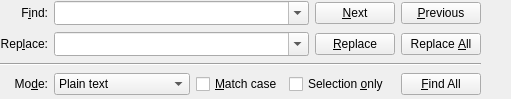
<?xml version="1.0" encoding="UTF-8"?>
<ui version="4.0">
 <author>Sebastian Pipping</author>
 <class>PowerSearchBar</class>
 <widget class="QWidget" name="PowerSearchBar">
  <property name="geometry">
   <rect>
    <x>0</x>
    <y>0</y>
    <width>100</width>
    <height>99</height>
   </rect>
  </property>
  <property name="sizePolicy">
   <sizepolicy hsizetype="Expanding" vsizetype="Minimum">
    <horstretch>0</horstretch>
    <verstretch>0</verstretch>
   </sizepolicy>
  </property>
  <layout class="QHBoxLayout" name="horizontalLayout_2">
   <property name="margin">
    <number>0</number>
   </property>
   <item>
    <layout class="QGridLayout" name="gridLayout">
     <property name="margin">
      <number>0</number>
     </property>
     <item row="0" column="0">
      <widget class="QLabel" name="label">
       <property name="text">
        <string>F&amp;ind:</string>
       </property>
       <property name="alignment">
        <set>Qt::AlignRight|Qt::AlignTrailing|Qt::AlignVCenter</set>
       </property>
       <property name="buddy">
        <cstring>pattern</cstring>
       </property>
      </widget>
     </item>
     <item row="0" column="1">
      <widget class="KComboBox" name="pattern">
       <property name="sizePolicy">
        <sizepolicy hsizetype="Expanding" vsizetype="Fixed">
         <horstretch>0</horstretch>
         <verstretch>0</verstretch>
        </sizepolicy>
       </property>
       <property name="focusPolicy">
        <enum>Qt::StrongFocus</enum>
       </property>
       <property name="toolTip">
        <string>Text to search for</string>
       </property>
       <property name="editable">
        <bool>true</bool>
       </property>
       <property name="sizeAdjustPolicy">
        <enum>QComboBox::AdjustToMinimumContentsLengthWithIcon</enum>
       </property>
      </widget>
     </item>
     <item row="0" column="2">
      <widget class="QPushButton" name="findNext">
       <property name="toolTip">
        <string>Jump to next match</string>
       </property>
       <property name="text">
        <string>&amp;Next</string>
       </property>
      </widget>
     </item>
     <item row="0" column="3">
      <widget class="QPushButton" name="findPrev">
       <property name="toolTip">
        <string>Jump to previous match</string>
       </property>
       <property name="text">
        <string>&amp;Previous</string>
       </property>
       <property name="icon">
        <iconset>
         <normaloff/>
        </iconset>
       </property>
      </widget>
     </item>
     <item row="1" column="0">
      <widget class="QLabel" name="label_3">
       <property name="text">
        <string>Rep&amp;lace:</string>
       </property>
       <property name="alignment">
        <set>Qt::AlignRight|Qt::AlignTrailing|Qt::AlignVCenter</set>
       </property>
       <property name="buddy">
        <cstring>replacement</cstring>
       </property>
      </widget>
     </item>
     <item row="1" column="1">
      <widget class="KComboBox" name="replacement">
       <property name="sizePolicy">
        <sizepolicy hsizetype="Expanding" vsizetype="Fixed">
         <horstretch>0</horstretch>
         <verstretch>0</verstretch>
        </sizepolicy>
       </property>
       <property name="toolTip">
        <string>Text to replace with</string>
       </property>
       <property name="editable">
        <bool>true</bool>
       </property>
       <property name="sizeAdjustPolicy">
        <enum>QComboBox::AdjustToMinimumContentsLengthWithIcon</enum>
       </property>
      </widget>
     </item>
     <item row="1" column="2">
      <widget class="QPushButton" name="replaceNext">
       <property name="toolTip">
        <string>Replace next match</string>
       </property>
       <property name="text">
        <string>&amp;Replace</string>
       </property>
      </widget>
     </item>
     <item row="1" column="3">
      <widget class="QPushButton" name="replaceAll">
       <property name="toolTip">
        <string>Replace all matches</string>
       </property>
       <property name="text">
        <string>Replace &amp;All</string>
       </property>
      </widget>
     </item>
     <item row="2" column="0" colspan="4">
      <widget class="Line" name="line_2">
       <property name="orientation">
        <enum>Qt::Horizontal</enum>
       </property>
      </widget>
     </item>
     <item row="3" column="1" colspan="2">
      <layout class="QHBoxLayout" name="horizontalLayout">
       <property name="spacing">
        <number>6</number>
       </property>
       <property name="rightMargin">
        <number>6</number>
       </property>
       <item>
        <widget class="QComboBox" name="searchMode">
         <property name="sizePolicy">
          <sizepolicy hsizetype="Minimum" vsizetype="Fixed">
           <horstretch>0</horstretch>
           <verstretch>0</verstretch>
          </sizepolicy>
         </property>
         <property name="toolTip">
          <string>Search mode</string>
         </property>
         <property name="maxVisibleItems">
          <number>4</number>
         </property>
         <property name="frame">
          <bool>true</bool>
         </property>
         <item>
          <property name="text">
           <string>Plain text</string>
          </property>
         </item>
         <item>
          <property name="text">
           <string>Whole words</string>
          </property>
         </item>
         <item>
          <property name="text">
           <string>Escape sequences</string>
          </property>
         </item>
         <item>
          <property name="text">
           <string>Regular expression</string>
          </property>
         </item>
        </widget>
       </item>
       <item>
        <spacer name="horizontalSpacer">
         <property name="orientation">
          <enum>Qt::Horizontal</enum>
         </property>
         <property name="sizeHint" stdset="0">
          <size>
           <width>0</width>
           <height>20</height>
          </size>
         </property>
        </spacer>
       </item>
       <item>
        <widget class="QCheckBox" name="matchCase">
         <property name="toolTip">
          <string>Case-sensitive searching</string>
         </property>
         <property name="text">
          <string>&amp;Match case</string>
         </property>
        </widget>
       </item>
       <item>
        <widget class="QCheckBox" name="selectionOnly">
         <property name="text">
          <string>Selection &amp;only</string>
         </property>
        </widget>
       </item>
      </layout>
     </item>
     <item row="3" column="0">
      <widget class="QLabel" name="label_2">
       <property name="text">
        <string>Mo&amp;de:</string>
       </property>
       <property name="alignment">
        <set>Qt::AlignRight|Qt::AlignTrailing|Qt::AlignVCenter</set>
       </property>
       <property name="buddy">
        <cstring>searchMode</cstring>
       </property>
      </widget>
     </item>
     <item row="3" column="3">
      <widget class="QPushButton" name="findAll">
       <property name="text">
        <string>&amp;Find All</string>
       </property>
      </widget>
     </item>
    </layout>
   </item>
   <item>
    <layout class="QVBoxLayout" name="verticalLayout_2">
     <item>
      <widget class="QToolButton" name="mutate">
       <property name="toolTip">
        <string>Switch to incremental search bar</string>
       </property>
       <property name="text">
        <string/>
       </property>
       <property name="icon">
        <iconset>
         <normaloff/>
        </iconset>
       </property>
       <property name="autoRaise">
        <bool>true</bool>
       </property>
      </widget>
     </item>
     <item>
      <spacer>
       <property name="orientation">
        <enum>Qt::Vertical</enum>
       </property>
       <property name="sizeHint" stdset="0">
        <size>
         <width>20</width>
         <height>40</height>
        </size>
       </property>
      </spacer>
     </item>
    </layout>
   </item>
  </layout>
 </widget>
 <customwidgets>
  <customwidget>
   <class>KComboBox</class>
   <extends>QComboBox</extends>
   <header>kcombobox.h</header>
  </customwidget>
 </customwidgets>
 <tabstops>
  <tabstop>pattern</tabstop>
  <tabstop>replacement</tabstop>
  <tabstop>findNext</tabstop>
  <tabstop>findPrev</tabstop>
  <tabstop>replaceNext</tabstop>
  <tabstop>replaceAll</tabstop>
  <tabstop>searchMode</tabstop>
  <tabstop>matchCase</tabstop>
  <tabstop>selectionOnly</tabstop>
  <tabstop>findAll</tabstop>
  <tabstop>mutate</tabstop>
 </tabstops>
 <resources/>
 <connections/>
</ui>
